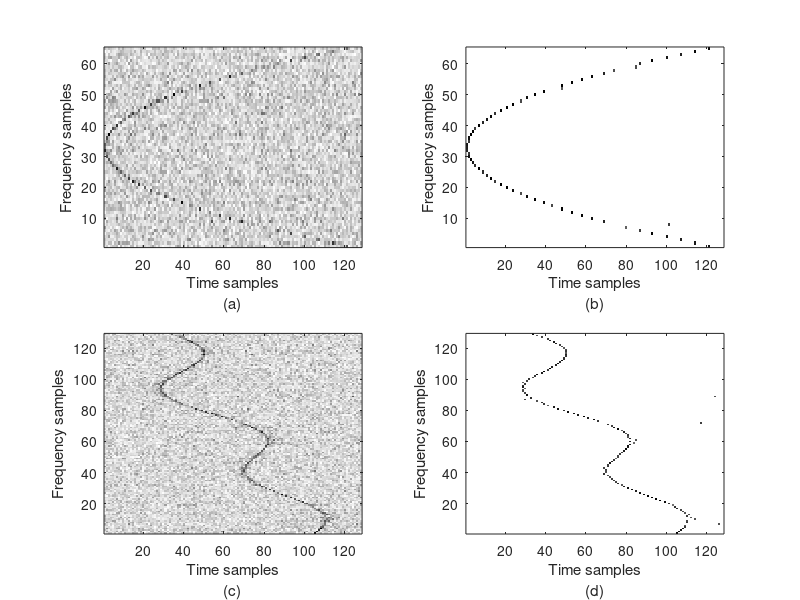

MATLAB code to generate this figure:
% Calculation of the Compressive sensing based time-frequency
% representations corresponding to the Polynomial distribution (PD) and
% Complex-time distribution of the fourth order (CTD) 
%
% The test signals are specificed using sig.m function:
% a) for ind=1 - the cubic phase signal for the illustration of PD
% b) for ind=2 - fast varying sinusoidal phase modulated signal for the application fo CTD
% 
%
% Copyright (c) 2013 Irena Orovic

function figure10

clc;
close all;
clearvars;

% Length of the signal
N=128;

%vector specifying lag values
tau=(-1:2/N:1-2/N); 

% Initialization of matrices for CS-based and standard TF
% representations, respectively
CSTF=[];TF=[]; b=0;

% Defining the signal parameters for the cubic phase signal and the PD
% calculation
Nk=(N)/2; n=-Nk:Nk-1;
ind = 1; t1=-.5; t2=.5; 

% The number of available samples i.e. measurements in the signal
M=40;  

%% ----------------------------------------------------------------------

for t=t1:2/N:t2
        b=b+1;
        
        % Defining the N-M random positions corresponding to the missing signal samples     
    q=randperm(N);q1=q(1:N-M);
    q=randperm(N);q2=q(1:N-M);
    q=randperm(N);q3=q(1:N-M);
    q=randperm(N);q4=q(1:N-M);

   % Defining four terms in the Local Autocorrelation Function (LAF) for the PD
   % calculation (the terms are with missing samples)
    x1=sig(t+.675*tau,ind).^2;
    x2=conj(sig(t-.675*tau,ind).^2);
    x3=conj(sig(t+.85*tau,ind));
    x4=sig(t-.85*tau,ind);

% Setting all but the M available samples to zero values (N-M missing samples in the LAF will be zero-valued);

    x1(q1)=0;x2(q2)=0;x3(q1)=0;x4(q2)=0;

    % LAF as a product of four terms in the case of PD
    rxx=x1.*x2.*x3.*x4;

    % Calculating the standard Fourier transform of the LAF corresponding
    % to the standard time-frequency distribution calculation. This is only
    % done for the purpose of the comparison 
    
    for k=-Nk:Nk-1
        r=rxx.*exp(-j*2*pi*n*k/N);
        X(1,k+Nk+1)=sum(r);    
    end
    
    %% RECONSTRUCTION OF MISSING SAMPLES WITHIN THE LAF TOWARD THE SPARSE CS-BASED TIME-FREQUENCY REPRESENTATION
    
    % creating dft matrix
    B=dftmtx(N);

    %Selecting random rows of the DFT matrix
    qy=find(rxx~=0);

    %creating measurement matrix
    A=B(qy,:);
    y1=(rxx(qy));

    %Running one iteration kk=1 of the OMP algorithm

    res = y1';
    omega = [];
    kk=1;
        
    for iter=1:kk,

        yp = A'*res; 
        yp(omega) = 0;
        [jj,ii] = max(abs(yp));
        omega = union(omega,ii);
        a1 = A(:,omega);
        xp = pinv(a1)*y1';     
        res = y1' - a1*xp; 

    end

    xp1 = zeros(N,1);
    xp1(omega) = xp;

    %recovered signal in time domain
    f1=(B*xp1);

    X(2,1:length(f1))=fftshift(fft(flipud(f1)));

    TF(b,:)=X(1,:)';  %% standard representation with missing samples
    CSTF(b,:)=X(2,:)';  %% Compressive sensing based representation

end

%% Illustration of the results: Standard TF distribution caluclated for signal with missing sampels vs. CS-based TF sparse representation 
figure,
subplot(2,2,1), imagesc(abs(TF)), axis xy, colormap(1-gray), xlabel({'Time samples', '(a)'}), ylabel('Frequency samples'),
subplot(2,2,2), imagesc(abs(CSTF)), axis xy, colormap(1-gray), xlabel({'Time samples', '(b)'}), ylabel('Frequency samples'),

%%-------------------------------------------------------------------------

%% Set up of the parameters for the sinusoidal phase modulated signal and the calculation of the CTD

clearvars;

% Length of the signal
N=128;

%Lag value
tau=(-1:2/N:1-2/N); 

% Initialization of matrices for CS-based and standard TF
% representations, respectively
CSTF=[];TF=[];b=0;

% Defining the signal parameters for the cubic phase signal and the PD
% calculation
Nk=(N)/2;
n=-Nk:Nk-1;
ind = 2;
t1=-1; t2=1; 

% The number of available samples i.e. measurements in the signal
M=45;


for t=t1:2/N:t2
    b=b+1;
    % Defining the N-M random positions corresponding to the missing signal samples  
    q=randperm(N);q1=q(1:N-M);
    q=randperm(N);q2=q(1:N-M);
    q=randperm(N);q3=q(1:N-M);
    q=randperm(N);q4=q(1:N-M);

 % Defining four terms in the Local Autocorrelation Function (LAF) for the
 % CTD calculation (the terms are with missing samples)
    x1=sig(t+tau/4,ind);
    x2=sig(t-tau/4,ind).^(-1);
    x3=(sig(t+j*tau/4,ind).^(-j));
    x4=sig(t-j*tau/4,ind).^j;

% Setting all but the M available samples to zero values (N-M missing samples in the LAF will be zero-valued);
    x1(q1)=0;x2(q2)=0;x3(q1)=0;x4(q2)=0;

    % LAF as a product of four terms in the case of CTD
    rxx=x1.*x2.*x3.*x4;

    
    % Calculating the standard Fourier transform of the LAF corresponding
    % to the standard time-frequency distribution calculation. This is only
    % done for the purpose of the comparison 
    
    for k=-Nk:Nk-1
        r=rxx.*exp(-j*2*pi*n*k/N);
        X(1,k+Nk+1)=sum(r);    
    end
    
%% RECONSTRUCTION OF MISSING SAMPLES WITHIN THE LAF TOWARD THE SPARSE CS-BASED TIME-FREQUENCY REPRESENTATION    
    
    %creating dft matrix
    B=dftmtx(N);

    %Selecting random rows of the DFT matrix
    qy=find(rxx~=0);

    %creating measurement matrix
    A=B(qy,:);
    y1=(rxx(qy));

    %Running one iteration kk=1 of the OMP algorithm

    res = y1';
    omega = [];
    kk=1;
    for iter=1:kk,

        yp = A'*res; 
        yp(omega) = 0;
        [jj,ii] = max(abs(yp));
        omega = union(omega,ii);
        a1 = A(:,omega);
        xp = pinv(a1)*y1';     
        res = y1' - a1*xp; 

    end

    xp1 = zeros(N,1);
    xp1(omega) = xp;

    %recovered signal in time domain
    f1=(B*xp1);

    X(2,1:length(f1))=fftshift(fft(flipud(f1)));

    TF(b,:)=X(1,:)';  %% standard representation with missing samples
    CSTF(b,:)=X(2,:)';  %% Compressive sensing base representation

end
%% Illustration of the results: Standard TF distribution caluclated for signal with missing sampels vs. CS-based TF sparse representation 

subplot(2,2,3), imagesc(abs(TF)), axis xy, colormap(1-gray), xlabel({'Time samples', '(c)'}), ylabel('Frequency samples'),
subplot(2,2,4), imagesc((abs(CSTF))), axis xy, colormap(1-gray), xlabel({'Time samples', '(d)'}), ylabel('Frequency samples'),

end

%% Signal definition: ind=1 cubic phase signal for PD calcualtion; ind=2 - sinusoidal phase modulated sigbal for CTD calculation

function x=sig(t,ind)
  
if (ind==1)
x=exp(j*160*pi*t.^3-0*j*56*pi*t.^2-j*192*pi*t);  %% for PD

else

x=exp(j*6*sin(2.4*pi*t)+j*3*cos(1.5*pi*t)-1*j*20*pi*t.^2); %% for CTD

end

end


